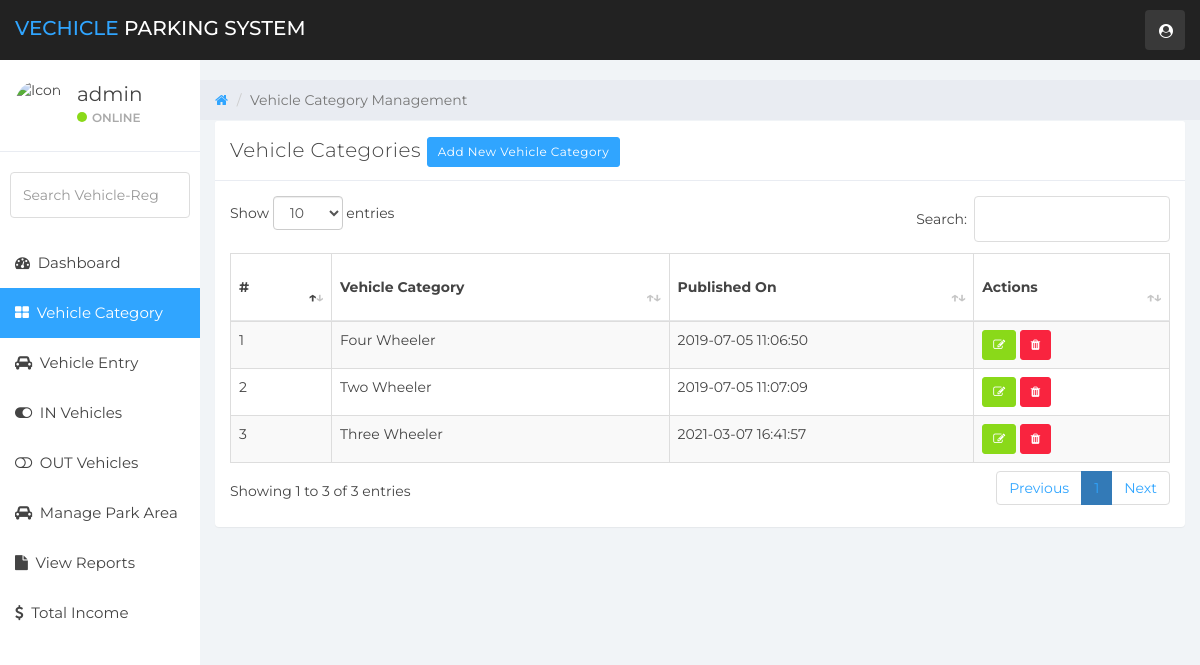
Before: /vehicle-category.php (signed in) with the older database file.
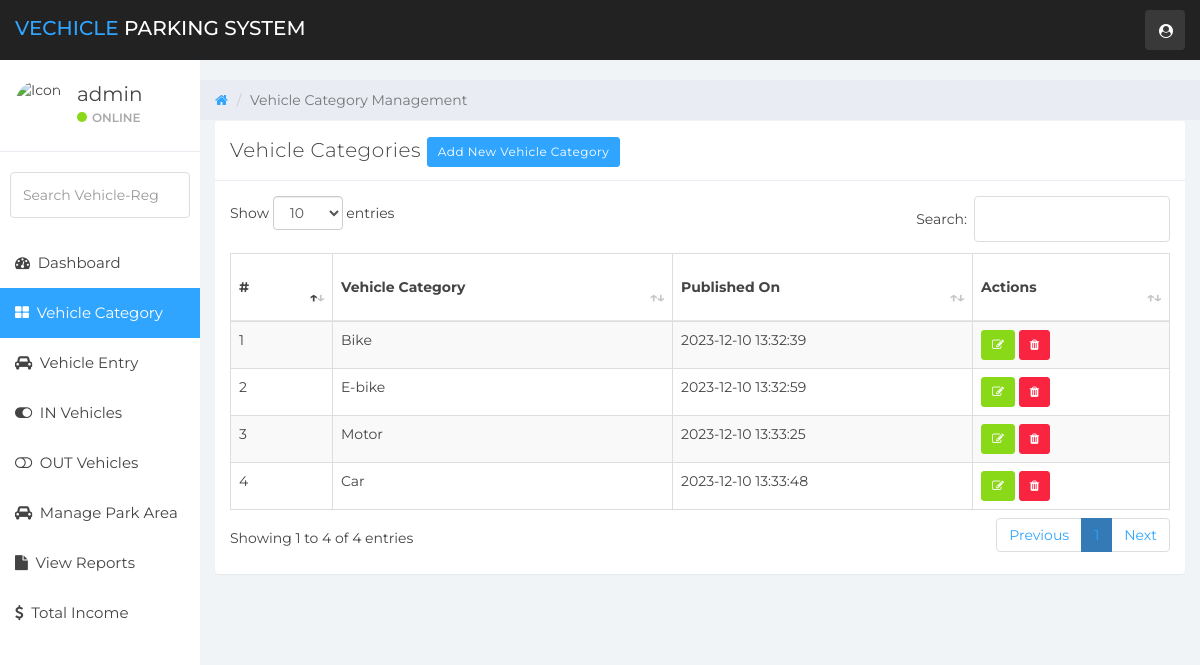
After: the same page with the newer database file.
### tables this page shows
CREATE TABLE `vcategory` (
  `ID` int(10) NOT NULL,
  `VehicleCat` varchar(120) DEFAULT NULL,
  `shortDescription` varchar(50) NOT NULL,
  `CreationDate` timestamp NULL DEFAULT current_timestamp()
);

### vehicle-category.php (the view, shortened to what this page needs)
<?php
    include('includes/dbconn.php');
    if (strlen($_SESSION['vpmsaid']==0)) {
        header('location:logout.php');
        } else {
?>
<!DOCTYPE html>
<html>
<head>
	<link href="css/bootstrap.min.css" rel="stylesheet">
	<link href="css/font-awesome.min.css" rel="stylesheet">
    <link href="css/datatable.css" rel="stylesheet">
	<link href="css/datepicker3.css" rel="stylesheet">
	<link href="css/styles.css" rel="stylesheet">
</head>
<body>
        <?php include 'includes/navigation.php' ?>
		<?php
		$page="vehicle-category";
		include 'includes/sidebar.php'
		?>
	<div class="col-sm-9 col-sm-offset-3 col-lg-10 col-lg-offset-2 main">
		<div class="row">
			<ol class="breadcrumb">
				<li><a href="dashboard.php">
					<em class="fa fa-home"></em>
				</a></li>
				<li class="active">Vehicle Category Management</li>
			</ol>
		</div>
		<div class="row">
			<div class="col-lg-12">
			</div>
		</div>
		<div class="row">
				<div class="col-lg-12">
					<div class="panel panel-default">
						<div class="panel-heading">Vehicle Categories <a href="add-category.php" type="button" class="btn btn-sm btn-primary">Add New Vehicle Category</a></div>
						<div class="panel-body">
                        <table id="example" class="table table-striped table-hover table-bordered" style="width:100%">
        <thead>
            <tr>
                <th>#</th>
                <th>Vehicle Category</th>
                <th>Published On</th>
                <th>Actions</th>
            </tr>
        </thead>
        <tbody>
        <?php
        $ret=mysqli_query($con,"SELECT * from  vcategory");
        $cnt=1;
        while ($row=mysqli_fetch_array($ret)) {
        ?>
            <tr>
            <td><?php echo $cnt;?></td>
            <td><?php  echo $row['VehicleCat'];?></td>
            <td><?php  echo $row['CreationDate'];?></td>
            <td><a href="update-category.php?editid=<?php echo $row['ID'];?>"> <button class="btn btn-success btn-sm"><i class="fa fa-edit"></i></button> </a>
            <a href="remove-category.php?editid=<?php echo $row['ID'];?>"> <button class="btn btn-danger btn-sm"><i class="fa fa-trash"></i></button> </a>
            </td>
            </tr>
                <?php $cnt=$cnt+1;}?>
        </tbody>
    </table>
						</div>
					</div>
				</div>
</div>
	</div>
</body>
</html>
<?php }  ?>

### includes/navigation.php (shortened to what this page needs)
<nav class="navbar navbar-custom navbar-fixed-top" role="navigation">
		<div class="container-fluid">
			<div class="navbar-header">
				<a class="navbar-brand" href="./dashboard.php"><span>Vechicle </span>Parking System</a>
				<ul class="nav navbar-top-links navbar-right">
					<li class="dropdown"><a class="dropdown-toggle count-info" data-toggle="dropdown" href="#">
						<em class="fa fa-user-circle"></em>
					</a>
					</li>
				</ul>
			</div>
		</div>
	</nav>

### includes/sidebar.php (shortened to what this page needs)
<?php
	include 'dbconn.php';
	$id = $_SESSION['vpmsaid'];
	$sql = "select * from admin where ID='$id'";
	$result = mysqli_query($con, $sql);
?>
<div id="sidebar-collapse" class="col-sm-3 col-lg-2 sidebar">
		<div class="profile-sidebar">
			<div class="profile-userpic">
				<img src="https://www.w3schools.com/howto/img_avatar.png" width="50" class="img-responsive" alt="Icon">
			</div>
			<div class="profile-usertitle">
				<div class="profile-usertitle-name">
					<?php
					if($result->num_rows == 1) {
						$user = $result->fetch_assoc();
						echo $user['UserName'];
					?>
				</div>
				<div class="profile-usertitle-status"><span class="indicator label-success"></span>Online</div>
			</div>
		</div>
		<form role="search" action="search-results.php" name="search" method="POST" enctype="multipart/form-data">
			<div class="form-group">
				<input type="text" class="form-control" id="searchdata" name="searchdata" placeholder="Search Vehicle-Reg">
			</div>
		</form>
		<ul class="nav menu">
			<?php
				if($user['AdminName'] == "Administrator") {
			?>
			<li class="<?php if($page=="dashboard") {echo "active";}?>"><a href="dashboard.php"><em class="fa fa-dashboard">&nbsp;</em> Dashboard</a></li>
			<li class="<?php if($page=="vehicle-category") {echo "active";}?>"><a href="vehicle-category.php"><em class="fa fa-th-large">&nbsp;</em> Vehicle Category</a></li>
			<li class="<?php if($page=="manage-vehicles") {echo "active";}?>"><a href="manage-vehicles.php"><em class="fa fa-car">&nbsp;</em> Vehicle Entry</a></li>
			<li class="<?php if($page=="in-vehicle") {echo "active";}?>"><a href="in-vehicles.php"><em class="fa fa-toggle-on">&nbsp;</em> IN Vehicles</a></li>
            <li class="<?php if($page=="out-vehicle") {echo "active";}?>"><a href="out-vehicles.php"><em class="fa fa-toggle-off">&nbsp;</em> OUT Vehicles</a></li>
            <li class="<?php if($page=="manage-area") {echo "active";}?>"><a href="manage-area.php"><em class="fa fa-car">&nbsp;</em> Manage Park Area</a></li>
			<li class="<?php if($page=="reports") {echo "active";}?>"><a href="reports.php"><em class="fa fa-file">&nbsp;</em> View Reports</a></li>
			<li class="<?php if($page=="income") {echo "active";}?>"><a href="total-income.php"><em class="fa fa-dollar">&nbsp;</em> Total Income</a></li>
			<?php
				}else if($user['AdminName'] == "Staff") {
			?>
				<li class="<?php if($page=="dashboard") {echo "active";}?>"><a href="dashboard.php"><em class="fa fa-dashboard">&nbsp;</em> Dashboard</a></li>
			<li class="<?php if($page=="vehicle-category") {echo "active";}?>"><a href="vehicle-category.php"><em class="fa fa-th-large">&nbsp;</em> Vehicle Category</a></li>
			<li class="<?php if($page=="manage-vehicles") {echo "active";}?>"><a href="manage-vehicles.php"><em class="fa fa-car">&nbsp;</em> Vehicle Entry</a></li>
			<li class="<?php if($page=="in-vehicle") {echo "active";}?>"><a href="in-vehicles.php"><em class="fa fa-toggle-on">&nbsp;</em> IN Vehicles</a></li>
            <li class="<?php if($page=="out-vehicle") {echo "active";}?>"><a href="out-vehicles.php"><em class="fa fa-toggle-off">&nbsp;</em> OUT Vehicles</a></li>
            <li class="<?php if($page=="manage-area") {echo "active";}?>"><a href="manage-area.php"><em class="fa fa-car">&nbsp;</em> Manage Park Area</a></li>
			<li class="<?php if($page=="reports") {echo "active";}?>"><a href="reports.php"><em class="fa fa-file">&nbsp;</em> View Reports</a></li>
			<?php
				}
			?>
		</ul>
	</div>/.sidebar
	<?php
		}
	?>

### css/datatable.css (style rules this page uses)
table.dataTable { clear: both; margin-top: 6px !important; margin-bottom: 6px !important; max-width: none !important; border-collapse: separate !important; border-spacing: 0; }
table.dataTable td, table.dataTable th { -webkit-box-sizing: content-box; box-sizing: content-box; }
table.dataTable > thead > tr > th:not(.sorting_disabled), table.dataTable > thead > tr > td:not(.sorting_disabled) { padding-right: 30px; }
table.dataTable > thead .sorting, table.dataTable > thead .sorting_asc, table.dataTable > thead .sorting_desc, table.dataTable > thead .sorting_asc_disabled, table.dataTable > thead .sorting_desc_disabled { cursor: pointer; position: relative; }
table.dataTable > thead .sorting:before, table.dataTable > thead .sorting:after, table.dataTable > thead .sorting_asc:before, table.dataTable > thead .sorting_asc:after, table.dataTable > thead .sorting_desc:before, table.dataTable > thead .sorting_desc:after, table.dataTable > thead .sorting_asc_disabled:before, table.dataTable > thead .sorting_asc_disabled:after, table.dataTable > thead .sorting_desc_disabled:before, table.dataTable > thead .sorting_desc_disabled:after { position: absolute; bottom: 0.9em; display: block; opacity: 0.3; }
table.dataTable > thead .sorting:before, table.dataTable > thead .sorting_asc:before, table.dataTable > thead .sorting_desc:before, table.dataTable > thead .sorting_asc_disabled:before, table.dataTable > thead .sorting_desc_disabled:before { right: 1em; content: "↑"; }
table.dataTable > thead .sorting:after, table.dataTable > thead .sorting_asc:after, table.dataTable > thead .sorting_desc:after, table.dataTable > thead .sorting_asc_disabled:after, table.dataTable > thead .sorting_desc_disabled:after { right: 0.5em; content: "↓"; }
table.dataTable > thead .sorting_asc:before, table.dataTable > thead .sorting_desc:after { opacity: 1; }
table.table-bordered.dataTable { border-right-width: 0; }
table.table-bordered.dataTable th, table.table-bordered.dataTable td { border-left-width: 0; }
table.table-bordered.dataTable th:last-child, table.table-bordered.dataTable th:last-child, table.table-bordered.dataTable td:last-child, table.table-bordered.dataTable td:last-child { border-right-width: 1px; }
table.table-bordered.dataTable tbody th, table.table-bordered.dataTable tbody td { border-bottom-width: 0; }

Changed rows visible on the page:
removed vcategory: VehicleCat "Four Wheeler", CreationDate "2019-07-05 11:06:50"
removed vcategory: VehicleCat "Two Wheeler", CreationDate "2019-07-05 11:07:09"
removed vcategory: VehicleCat "Three Wheeler", CreationDate "2021-03-07 16:41:57"
added vcategory: VehicleCat "Bike", CreationDate "2023-12-10 13:32:39"
added vcategory: VehicleCat "E-bike", CreationDate "2023-12-10 13:32:59"
added vcategory: VehicleCat "Motor", CreationDate "2023-12-10 13:33:25"
added vcategory: VehicleCat "Car", CreationDate "2023-12-10 13:33:48"
Other visible differences:
text written by a page script: "Show entries Search: Showing 1 to 3 of 3 entries Previous 1 Next" → "Show entries Search: Showing 1 to 4 of 4 entries Previous 1 Next"
